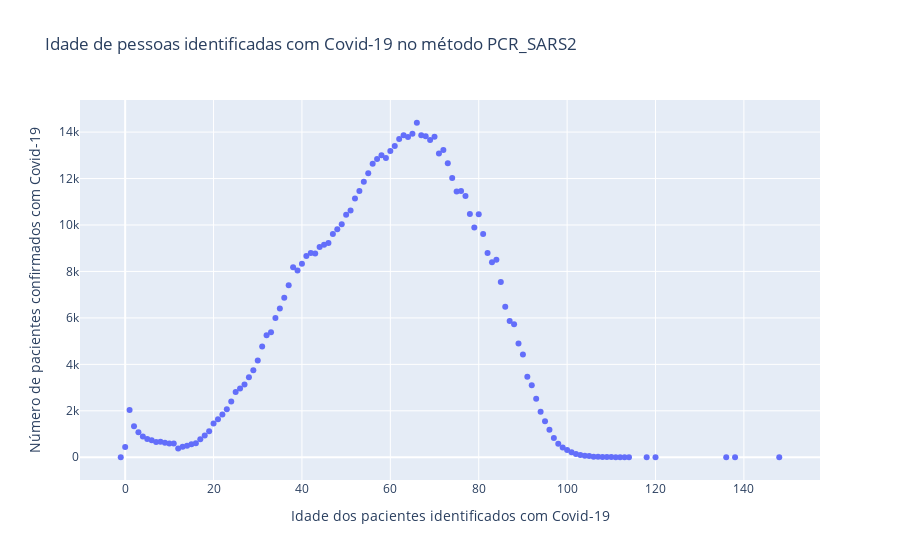

The notebook cell saved with this chart:
### Code cell
plot_graph(df_age_covid_confirmed_cases_br, 'NU_IDADE_N', 'SUM', 'Idade de pessoas identificadas com Covid-19 no método PCR_SARS2', 'Idade dos pacientes identificados com Covid-19', 'Número de pacientes confirmados com Covid-19')

### Figure 1 — Plotly figure (JSON) as saved in the notebook; plotly's stock layout.template omitted (floating-point values rounded to 4 significant figures)
{"data": [{"mode": "markers", "type": "scatter", "x": [-1, 0, 1, 2, 3, 4, 5, 6, 7, 8, 9, 10, 11, 12, 13, 14, 15, 16, 17, 18, 19, 20, 21, 22, 23, 24, 25, 26, 27, 28, 29, 30, 31, 32, 33, 34, 35, 36, 37, 38, 39, 40, 41, 42, 43, 44, 45, 46, 47, 48, 49, 50, 51, 52, 53, 54, 55, 56, 57, 58, 59, 60, 61, 62, 63, 64, 65, 66, 67, 68, 69, 70, 71, 72, 73, 74, 75, 76, 77, 78, 79, 80, 81, 82, 83, 84, 85, 86, 87, 88, 89, 90, 91, 92, 93, 94, 95, 96, 97, 98, 99, 100, 101, 102, 103, 104, 105, 106, 107, 108, 109, 110, 111, 112, 113, 114, 118, 120, 136, 138, 148], "y": [1, 444, 2036, 1337, 1081, 890, 785, 733, 656, 667, 624, 592, 595, 379, 453, 495, 561, 607, 772, 938, 1121, 1457, 1633, 1841, 2072, 2399, 2810, 2966, 3138, 3440, 3746, 4165, 4764, 5249, 5378, 6000, 6406, 6867, 7402, 8178, 8039, 8331, 8668, 8796, 8773, 9048, 9147, 9226, 9617, 9819, 10029, 10438, 10625, 11139, 11463, 11858, 12232, 12633, 12842, 13006, 12886, 13182, 13399, 13702, 13860, 13785, 13928, 14402, 13859, 13818, 13662, 13799, 13083, 13232, 12654, 12019, 11442, 11466, 11249, 10471, 9897, 10464, 9613, 8794, 8397, 8503, 7545, 6485, 5866, 5727, 4893, 4425, 3469, 3098, 2521, 1959, 1554, 1182, 827, 577, 416, 314, 212, 139, 102, 67, 54, 20, 19, 17, 12, 12, 5, 2, 3, 3, 1, 1, 1, 1, 1]}], "layout": {"title": {"text": "Idade de pessoas identificadas com Covid-19 no método PCR_SARS2"}, "xaxis": {"title": {"text": "Idade dos pacientes identificados com Covid-19"}}, "yaxis": {"title": {"text": "Número de pacientes confirmados com Covid-19"}}}}
